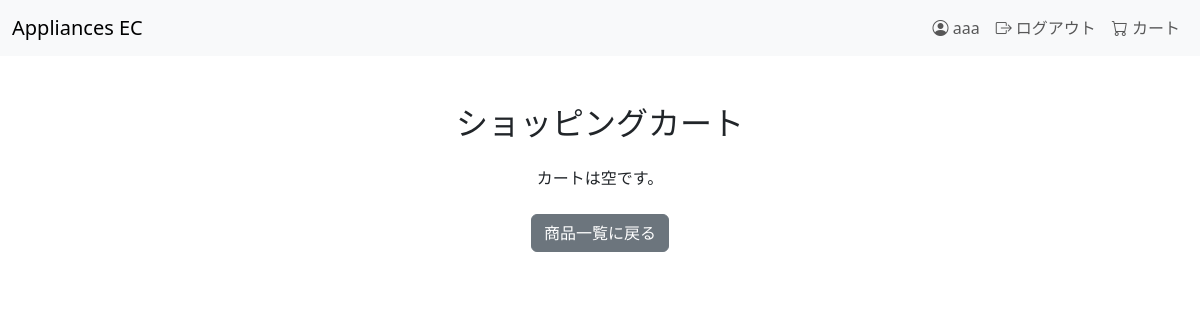
Before: /cart/ (signed in) with the older database file.
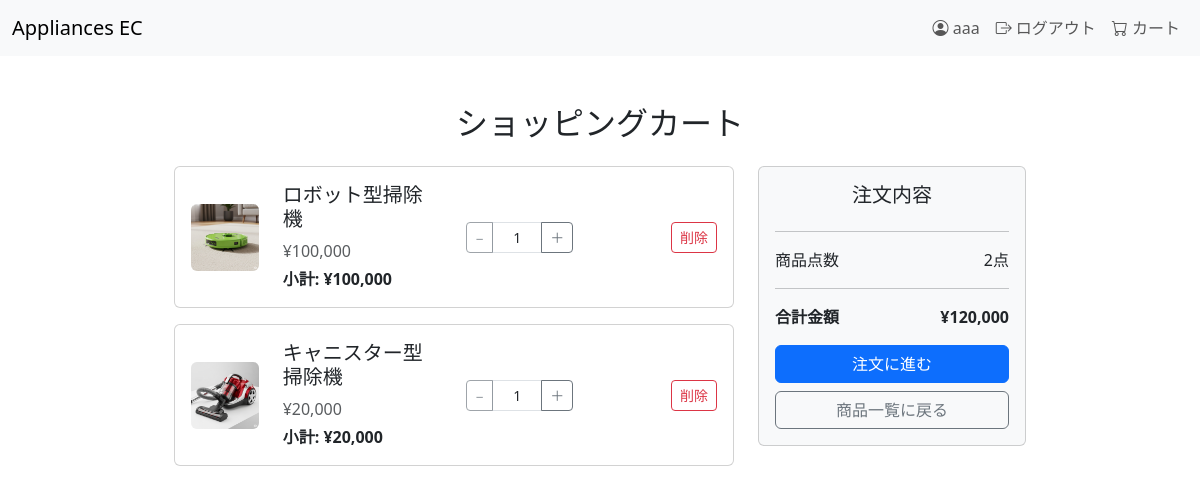
After: the same page with the newer database file.
### cart/models.py (models this page shows, shortened)
class CartItem(models.Model):
    cart = models.ForeignKey(Cart, related_name='items', on_delete=models.CASCADE)
    product = models.ForeignKey(Product, on_delete=models.CASCADE)
    quantity = models.PositiveIntegerField(default=1)
    def get_total_price(self):
        return self.product.price * Decimal(self.quantity)

class Cart(models.Model):
    user = models.ForeignKey(CustomUser, null=True, blank=True, on_delete=models.CASCADE, related_name='carts')
    session_key = models.CharField(max_length=40, null=True, blank=True, unique=True)
    def __str__(self):
        return f"Cart {self.id} (User: {self.user}, Session: {self.session_key})"
    def get_total_price(self):
        return sum(item.get_total_price() for item in self.items.all())

### products/models.py (models this page shows, shortened)
class Product(models.Model):
    category = models.ForeignKey('categories.Category', related_name='products', on_delete=models.CASCADE)
    name = models.CharField(max_length=200)
    slug = models.SlugField(max_length=200, unique=True, blank=True)
    image = models.ImageField(upload_to='products/%Y/%m/%d', blank=True)
    description = models.TextField(blank=True, null=True)
    price = models.DecimalField(max_digits=10, decimal_places=2)
    stock = models.PositiveIntegerField()
    created_at = models.DateTimeField(auto_now_add=True)
    updated_at = models.DateTimeField(auto_now=True)
    class Meta:
        ordering = ('name',) #名前でソートする
        indexes = [
            models.Index(fields=['id', 'slug']),
        ]

### cart/views.py (the view)
# urls.py: path('', views.cart_detail, name='cart_detail'),
def cart_detail(request):
    cart = _get_cart(request)
    items = cart.items.select_related('product') if cart else []
    total = sum(item.get_total_price() for item in items)
    return render(request, 'cart/cart_detail.html', {
        'cart': cart,
        'items': items,
        'total': total,
    })

### cart/views.py (called while the page is built, shortened)
def _get_cart(request):
    print("=== _get_cart called ===")
    if request.user.is_authenticated:
        print(f"ログインユーザー: {request.user}")
        cart, created = Cart.objects.get_or_create(user=request.user)
        print(f"カート取得: {cart}（新規作成: {created}）")
    return cart

### users/models.py (called while the page is built)
    def __str__(self):
        return self.username

### cart/templates/cart/cart_detail.html (shortened to what this page needs)
{% extends 'base.html' %}
{% load static %}
{% load humanize %}
{% block content %}
<div class="container mt-5">
    <h2 class="mb-4 text-center">ショッピングカート</h2>
    {% if cart and items %}
    <div class="row">
        <div class="col-lg-8">
            {% for item in items %}
            <div class="card mb-3">
                <div class="card-body">
                    <div class="row align-items-center">
                        <div class="col-md-2 text-center">
                            <img src="{{ item.product.image.url }}" alt="{{ item.product.name }}" class="img-fluid rounded" style="max-height: 80px;">
                        </div>
                        <div class="col-md-4">
                            <h5>{{ item.product.name }}</h5>
                            <p class="text-muted mb-1">¥{{ item.product.price|floatformat:0|intcomma }}</p>
                            <p class="mb-0"><strong>小計: ¥{{ item.get_total_price|floatformat:0|intcomma }}</strong></p>
                        </div>
                        <div class="col-md-3 text-center">
                            <form method="post" action="{% url 'cart:update_cart_item_quantity' item.id %}" class="d-flex justify-content-center align-items-center">
                                <div class="input-group input-group-sm">
                                    <button type="submit" name="quantity" value="{{ item.quantity|add:'-1' }}" class="btn btn-outline-secondary" {% if item.quantity <= 1 %}disabled{% endif %}>−</button>
                                    <input type="text" class="form-control text-center" value="{{ item.quantity }}" readonly style="max-width: 50px;">
                                    <button type="submit" name="quantity" value="{{ item.quantity|add:'1' }}" class="btn btn-outline-secondary">＋</button>
                                </div>
                            </form>
                        </div>
                        <div class="col-md-3 text-end">
                            <form method="post" action="{% url 'cart:remove_from_cart' item.id %}">
                                <button type="submit" class="btn btn-sm btn-outline-danger">削除</button>
                            </form>
                        </div>
                    </div>
                </div>
            </div>
            {% endfor %}
        </div>
        <div class="col-lg-4">
            <div class="card bg-light p-3">
                <h5 class="text-center">注文内容</h5>
                <hr>
                <div class="d-flex justify-content-between">
                    <span>商品点数</span>
                    <span>{{ items|length }}点</span>
                </div>
                <hr>
                <div class="d-flex justify-content-between mb-3">
                    <strong>合計金額</strong>
                    <strong>¥{{ cart.get_total_price|floatformat:0|intcomma }}</strong>
                </div>
                <a href="{% url 'orders:create' %}" class="btn btn-primary w-100">注文に進む</a>
                <a href="{% url 'products:list' %}" class="btn btn-outline-secondary w-100 mt-2">商品一覧に戻る</a>
            </div>
        </div>
    </div>
    {% else %}
    <p class="text-center">カートは空です。</p>
    <div class="text-center mt-4">
        <a href="{% url 'products:list' %}" class="btn btn-secondary">商品一覧に戻る</a>
    </div>
    {% endif %}
</div>
{% endblock %}

Changed rows visible on the page:
added CartItem: product.image (picture), product.name "ロボット型掃除機", product.price "100,000", get_total_price "100,000", quantity "1"
added CartItem: product.image (picture), product.name "キャニスター型掃除機", product.price "20,000", get_total_price "20,000", quantity "1"
now on this page (row unchanged): Cart: get_total_price "120,000"
Other visible differences:
{{ items|length }}: (not shown) → "2"
text no longer shown: "カートは空です。"
text now shown: "注文内容 商品点数 点 合計金額 ¥ 注文に進む"
